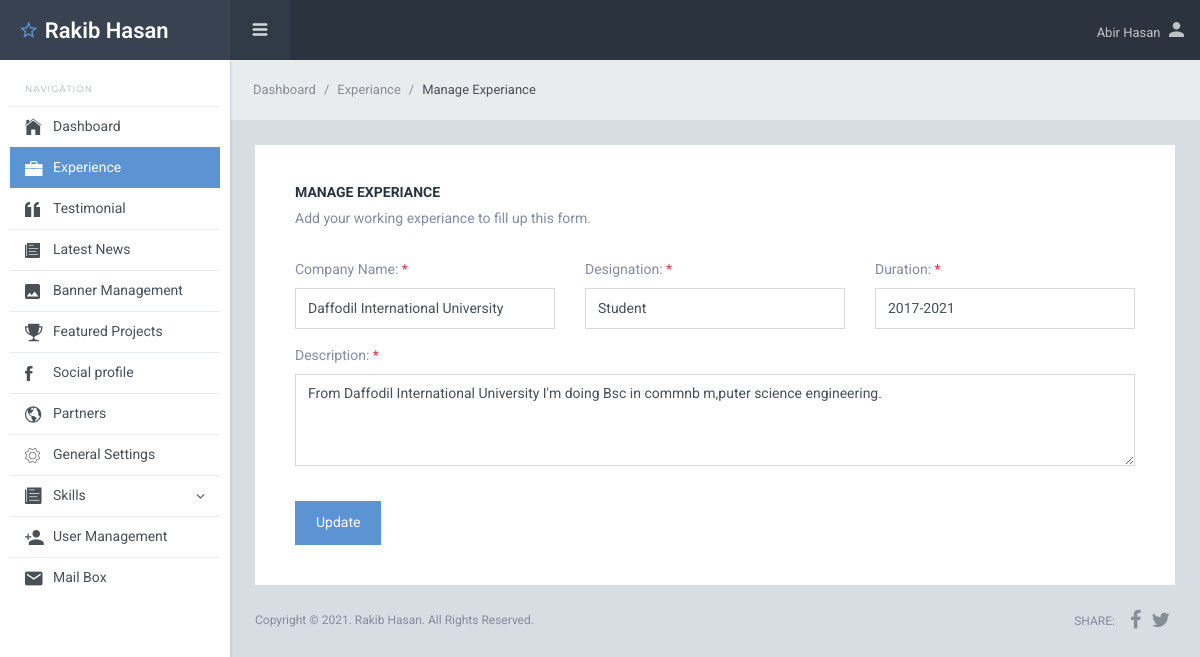
/admin/manage_experiance.php?id=1&task=edit (signed in), run on the app's committed database.
### tables this page shows
CREATE TABLE `experiance` (
  `id` int(11) NOT NULL,
  `company_name` varchar(150) NOT NULL,
  `designation` varchar(150) NOT NULL,
  `duration` varchar(30) NOT NULL,
  `description` text NOT NULL,
  `status` int(1) NOT NULL DEFAULT 1
);

### admin/inc/functions.inc.php (called while the page is built, shortened)
<?php
function db_connect()
{
    return $con = mysqli_connect("localhost", "root", "", "portfolio");
}
function select_all($table_name, $conditions = "")
{
    $select_query = mysqli_query(db_connect(), "SELECT * FROM $table_name $conditions");
    return $select_query;
}

### admin/manage_experiance.php (the view, shortened to what this page needs)
<?php
require_once('top.inc.php');
$company_name = $designation = $duration = $description = '';
if (isset($_GET['task']) && $_GET['task'] == "edit") {
    $id = $_SESSION["edit_experiance_id"]  = $_GET['id'];
    $experiance = mysqli_fetch_assoc(select_all("experiance", "WHERE id='$id'"));
    $company_name = $experiance['company_name'];
    $designation = $experiance['designation'];
    $duration = $experiance['duration'];
    $description = $experiance['description'];
} else {
    unset($_SESSION["edit_experiance_id"]);
}
?>
<div class="sl-mainpanel">
    <nav class="breadcrumb sl-breadcrumb">
        <a class="breadcrumb-item" href="index.php">Dashboard</a>
        <a class="breadcrumb-item" href="experiance.php">Experiance</a>
        <span class="breadcrumb-item active">Manage Experiance</span>
    </nav>
    <div class="sl-pagebody">
        <div class="card pd-20 pd-sm-40">
            <h6 class="card-body-title"> Manage Experiance</h6>
            <p class="mg-b-20 mg-sm-b-30">Add your working experiance to fill up this form.</p>
            <div class="form-layout">
                <form action="submit_experiance.php" method="post">
                    <div class="row mg-b-25">
                        <div class="col-lg-4">
                            <div class="form-group">
                                <label class="form-control-label">Company Name: <span class="tx-danger">*</span></label>
                                <input class="form-control <?= (isset($_SESSION['company_name_error'])) ? 'is-invalid' : '' ?>" value="<?= isset($_SESSION["old_company_name"]) ? $_SESSION["old_company_name"] : "$company_name"; ?>" type="text" name="company_name" placeholder="Enter your company name">
                            </div>
                        </div>
                        <div class="col-lg-4">
                            <div class="form-group">
                                <label class="form-control-label">Designation: <span class="tx-danger">*</span></label>
                                <input class="form-control <?= (isset($_SESSION['designation_error'])) ? 'is-invalid' : '' ?>" value="<?= isset($_SESSION["old_designation"]) ? $_SESSION["old_designation"] : "$designation" ?>" type="text" name="designation" placeholder="Enter designation">
                            </div>
                        </div>
                        <div class="col-lg-4">
                            <div class="form-group">
                                <label class="form-control-label">Duration: <span class="tx-danger">*</span></label>
                                <input class="form-control <?= (isset($_SESSION['duration_error'])) ? 'is-invalid' : '' ?>" value="<?= isset($_SESSION["old_duration"]) ? $_SESSION["old_duration"] : "$duration" ?>" type="text" name="duration" placeholder="2010-2018">
                            </div>
                        </div>
                        <div class="col-lg-12">
                            <div class="form-group mg-b-10-force">
                                <label class="form-control-label">Description: <span class="tx-danger">*</span></label>
                                <textarea type="text" name="description" class="form-control <?= (isset($_SESSION['description_error'])) ? 'is-invalid' : '' ?>" rows="4"><?= isset($_SESSION["old_description"]) ? $_SESSION["old_description"] : "$description" ?></textarea>
                            </div>
                        </div>
                    </div>
                    <div class="form-layout-footer">
                        <button type="submit" name="<?= isset($_SESSION["edit_experiance_id"]) ? "edit_experiance" : "submit_experiance" ?>" class="btn btn-info mg-r-5"><?= isset($_SESSION["edit_experiance_id"]) ? "Update" : "Submit" ?></button>
                    </div>
                </form>
            </div>
        </div>
    </div>
    <?php
    require_once "footer.inc.php";
    ?>

### data on the page
experiance: company_name "Daffodil International University", designation "Student", duration "2017-2021", description "From Daffodil International University I'm doing Bsc in commnb m,puter science engineering."

### other printed values
$_SESSION['ADMIN_NAME'] "Abir Hasan"
